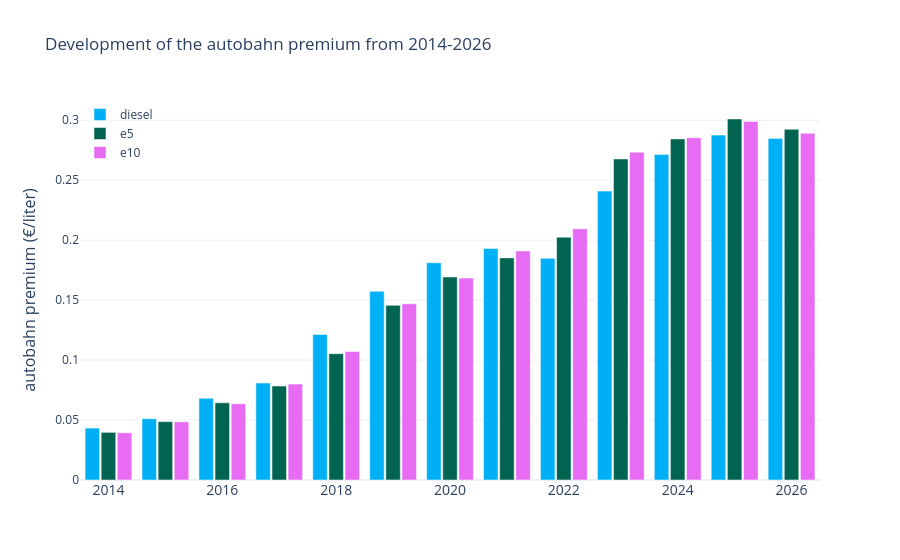

The notebook cell this image was saved under:
### Code cell
plot_autobahn_premium_barchart(summary_df)

### Figure 1 — Plotly figure (JSON) as saved in the notebook; plotly's stock layout.template omitted (floating-point values rounded to 4 significant figures)
{"data": [{"hovertemplate": "Year: %{x}<br>Fuel: diesel<br>Autobahn premium: %{y:.3f} €/liter<br><extra></extra>", "marker": {"color": "rgb(0,176,246)"}, "name": "diesel", "type": "bar", "x": [2014, 2015, 2016, 2017, 2018, 2019, 2020, 2021, 2022, 2023, 2024, 2025, 2026, 2014, 2015, 2016, 2017, 2018, 2019, 2020, 2021, 2022, 2023, 2024, 2025, 2026, 2014, 2015, 2016, 2017, 2018, 2019, 2020, 2021, 2022, 2023, 2024, 2025, 2026], "y": [0.0433, 0.05111, 0.06819, 0.08087, 0.1213, 0.1574, 0.1812, 0.1931, 0.1849, 0.2409, 0.2715, 0.2876, 0.2849]}, {"hovertemplate": "Year: %{x}<br>Fuel: e5<br>Autobahn premium: %{y:.3f} €/liter<br><extra></extra>", "marker": {"color": "rgb(0,100,80)"}, "name": "e5", "type": "bar", "x": [2014, 2015, 2016, 2017, 2018, 2019, 2020, 2021, 2022, 2023, 2024, 2025, 2026, 2014, 2015, 2016, 2017, 2018, 2019, 2020, 2021, 2022, 2023, 2024, 2025, 2026, 2014, 2015, 2016, 2017, 2018, 2019, 2020, 2021, 2022, 2023, 2024, 2025, 2026], "y": [0.03974, 0.04868, 0.06437, 0.07836, 0.1054, 0.1457, 0.1693, 0.1852, 0.2025, 0.2677, 0.2844, 0.301, 0.2925]}, {"hovertemplate": "Year: %{x}<br>Fuel: e10<br>Autobahn premium: %{y:.3f} €/liter<br><extra></extra>", "marker": {"color": "rgb(231,107,243)"}, "name": "e10", "type": "bar", "x": [2014, 2015, 2016, 2017, 2018, 2019, 2020, 2021, 2022, 2023, 2024, 2025, 2026, 2014, 2015, 2016, 2017, 2018, 2019, 2020, 2021, 2022, 2023, 2024, 2025, 2026, 2014, 2015, 2016, 2017, 2018, 2019, 2020, 2021, 2022, 2023, 2024, 2025, 2026], "y": [0.03936, 0.0485, 0.06362, 0.08001, 0.1072, 0.1469, 0.1684, 0.191, 0.2094, 0.2734, 0.2854, 0.299, 0.2891]}], "layout": {"bargap": 0.15, "bargroupgap": 0.1, "barmode": "group", "legend": {"bgcolor": "rgba(255, 255, 255, 0)", "bordercolor": "rgba(255, 255, 255, 0)", "x": 0, "y": 1}, "title": {"text": "Development of the autobahn premium from 2014-2026"}, "xaxis": {"tickfont": {"size": 14}}, "yaxis": {"title": {"font": {"size": 16}, "text": "autobahn premium (€/liter)"}}}}
